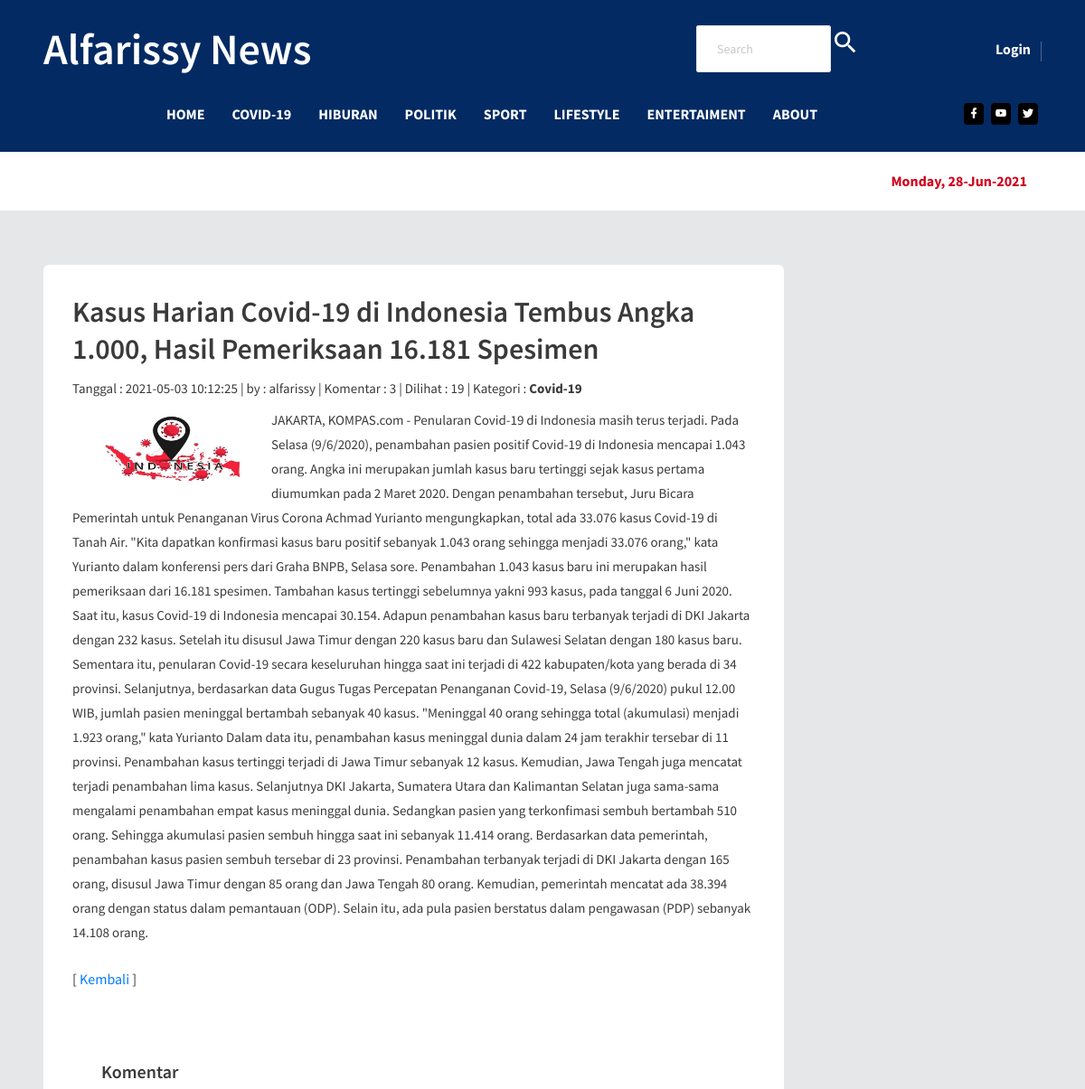
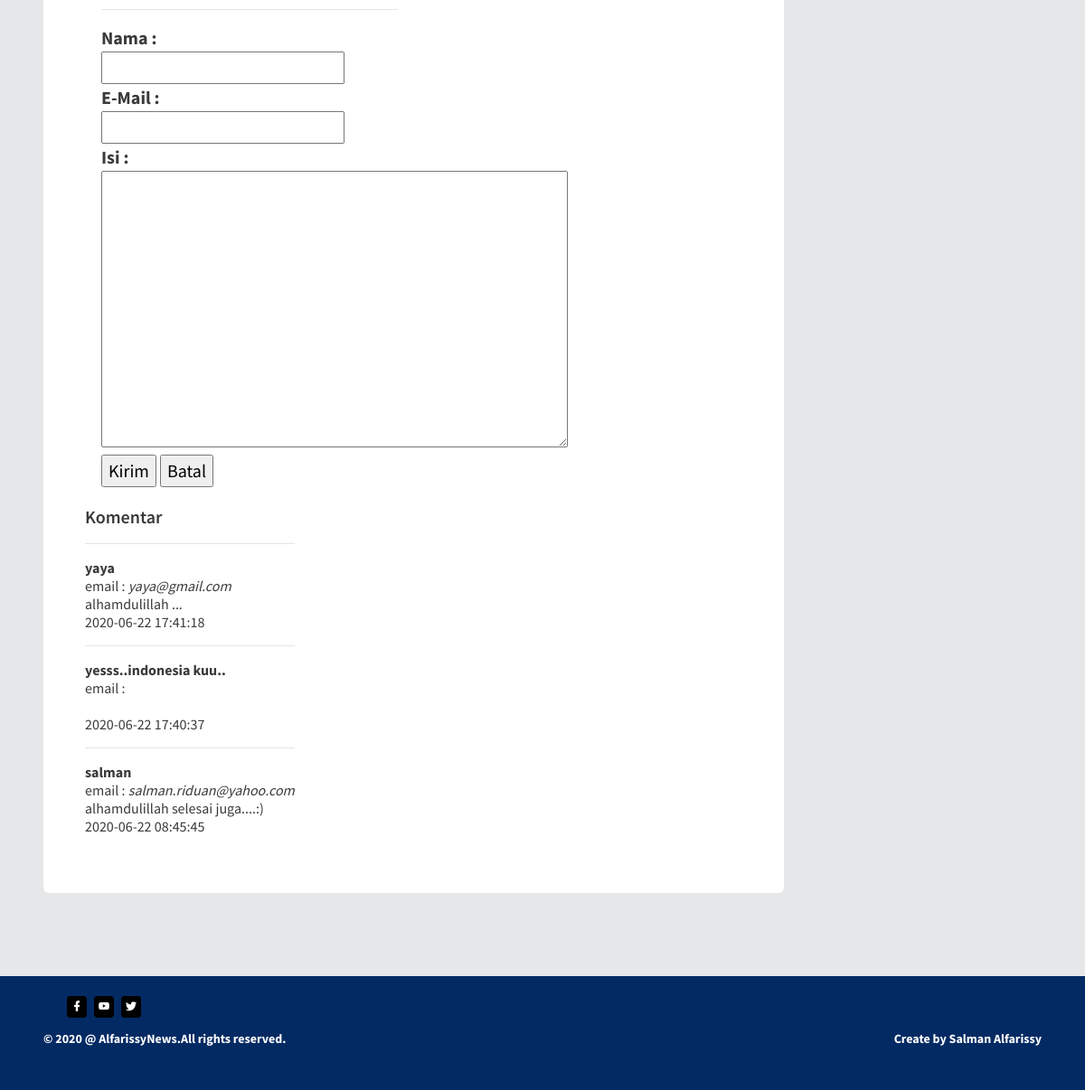
Screenshot of /?module=detailberita&id=1&uid=2&vw=1&kl=2 with the database file from the repository (2 pictures, top to bottom).
### tables this page shows
CREATE TABLE `kategori` (
  `id` int(11) NOT NULL,
  `nama_kategori` varchar(50) NOT NULL,
  `keterangan` varchar(100) NOT NULL
);

CREATE TABLE `berita` (
  `id_berita` int(11) NOT NULL,
  `id_kategori` int(11) NOT NULL,
  `id_user` int(11) NOT NULL,
  `judul` varchar(100) NOT NULL,
  `isi_berita` text NOT NULL,
  `gambar` varchar(100) NOT NULL,
  `tgl_posting` timestamp NOT NULL DEFAULT current_timestamp() ON UPDATE current_timestamp()
);

CREATE TABLE `user` (
  `id` int(11) NOT NULL,
  `username` varchar(50) NOT NULL,
  `password` varchar(50) NOT NULL,
  `level` varchar(50) NOT NULL
);

CREATE TABLE `komentar` (
  `id_komentar` int(11) NOT NULL,
  `id_berita` int(11) NOT NULL,
  `nama` varchar(100) NOT NULL,
  `email` varchar(100) NOT NULL,
  `isi_komentar` tinytext NOT NULL,
  `data_create` timestamp NOT NULL DEFAULT current_timestamp() ON UPDATE current_timestamp()
);

### list_komentar.php (the view)
<html>
<head>
<h3>Komentar</h3>
<?php
	include "admin/koneksi.php";
	$tampil=mysqli_query($koneksi,"SELECT * FROM komentar where id_berita=$_GET[id] ORDER BY id_komentar DESC ");
	while ($data=mysqli_fetch_array($tampil)) {
		echo "<hr/>";
		echo "<b>$data[nama]</b><br>";
		echo "email : <i>$data[email]</i><br>";
		echo "$data[isi_komentar]<br>";
                echo "$data[data_create]";
	}
?>
</body>
</html>

### Header.php (shortened to what this page needs)
<!DOCTYPE html>
<html lang="zxx">
  <head>
    <link
      rel="stylesheet"
      href="./assets/vendors/mdi/css/materialdesignicons.min.css"
    />
    <link rel="stylesheet" href="assets/vendors/aos/dist/aos.css/aos.css" />
    <link rel="stylesheet" href="assets/css/style.css">
  </head>
  <body>
    <div class="container-scroller">
      <div class="main-panel">
        <header id="header">
          <div class="container">
            <nav class="navbar navbar-expand-lg navbar-light">
              <div class="navbar-top">
                <div class="d-flex justify-content-between align-items-center">
                    <div class="banner-content">
                        <font size="10px" color=white>Alfarissy News</font>
                    </div>
                  <ul class="navbar-top-right-menu">
                    <li class="nav-item">
                        <input class="form-control form-control-drak w-100" type="text" placeholder="Search" aria-label="Search">
                      <a href="#" class="nav-link w-100"><h1 class="mdi mdi-magnify w-100"></h1></a>
                    </li>
                    <li class="nav-item">
                      <a href="admin/signin.php" class="nav-link">Login</a>
                    </li>
                  </ul>
                </div>
              </div>
              <div class="navbar-bottom">
                <div class="d-flex justify-content-between align-items-center">
                  <div>
                    <div
                      class="navbar-collapse justify-content-center collapse"
                      id="navbarSupportedContent"
                    >
                      <ul
                        class="navbar-nav d-lg-flex justify-content-between align-items-center"
                      >
                        <li class="nav-item active">
                          <a class="nav-link" href="index.php?page=home">Home</a>
                        </li>
<?php
include "admin/koneksi.php";
         $pilih = mysqli_query($koneksi, "SELECT * FROM kategori");
                while($p=mysqli_fetch_array($pilih)){
                    echo "<li class='nav-item'>
                          <a class='nav-link' href='index.php?idkat=$p[id]&n=$p[nama_kategori]'>$p[nama_kategori]</a>
                        </li>";
	}
?>
                        <li class="nav-item">
                      <a href="index.php?page=about" class="nav-link">About</a>
                    </li>
                      </ul>
                    </div>
                  </div>
                  <ul class="social-media">
                    <li>
                      <a href="https://web.facebook.com">
                        <i class="mdi mdi-facebook"></i>
                      </a>
                    </li>
                    <li>
                      <a href="https://www.youtube.com">
                        <i class="mdi mdi-youtube"></i>
                      </a>
                    </li>
                    <li>
                      <a href="https://twitter.com">
                        <i class="mdi mdi-twitter"></i>
                      </a>
                    </li>
                  </ul>
                </div>
              </div>
            </nav>
          </div>
        </header>
        <div class="flash-news-banner">
          <div class="container">
            <div class="d-lg-flex align-items-center justify-content-between">
              <div class="d-flex">
                <span class="mr-3 text-danger">
                    <?php
                    echo date('l, d-M-Y');
                  ?>
                </span>
              </div>
            </div>
          </div>
        </div>
      </div>
    </div>
  </body>
</html>

### berita.php (shortened to what this page needs)
<?php
include "admin/koneksi.php";
if($_GET['module']==''){
    $_GET['idkat']=isset($_GET['idkat'])? $_GET['idkat'] : '';
    if ($_GET['idkat']=='') {
         echo "<h2>Hot News</h2>";
	$terkini = mysqli_query($koneksi, "SELECT * FROM berita ORDER BY id_berita DESC LIMIT 5");
	while($t=mysqli_fetch_array($terkini)){
		$u = mysqli_query($koneksi, "SELECT * FROM user WHERE id='$t[id_user]'");
		$nu = mysqli_fetch_array($u);
                $m = mysqli_query($koneksi, "SELECT * FROM berita where id_berita ='$t[id_berita]'");
                $nm = mysqli_fetch_array($m);
		$_SESSION['idberita']=$t['id_berita'];
		$_SESSION['iduser']=$t['id_user'];
                $isi_berita = htmlentities(strip_tags($t['isi_berita']));
		$isi = substr($isi_berita,0,210);
		$isi= substr($isi_berita,0,strrpos($isi," "));
		if($t['gambar']!=''){
                    echo "<div class='row'>
                      <div class='col-sm-4 grid-margin'>
                        <div class='position-relative'>
                          <div class='rotate-img'>
                            <img
                              src='admin/foto_berita/$t[gambar]'
                              alt='thumb'
                              class='img-fluid'
                            />
                          </div>
                          <div class='badge-positioned'>
                          </div>
                        </div>
                      </div>
                      <div class='col-sm-8  grid-margin'>
                        <a class='nav-link' href=?module=detailberita&id=$t[id_berita]&uid=$t[id_user]&vw=1&kl=$nm[id_kategori]><h2 class='mb-2 font-weight-600'>
                          $t[judul]
                        </h2></a>
                        <div class='fs-13 mb-2'>
                          <span class='mr-2'>$t[tgl_posting] </span> | by : $nu[username]
                        </div>
                        <p class='mb-0'>
                          $isi ... <a class = 'nav-link' href=?module=detailberita&id=$t[id_berita]&uid=$t[id_user]&vw=1&kl=$nm[id_kategori]>Selengkapnya</a> <br><hr color=white>
                        </p>
                      </div>
                    </div>";
		}
	}
	echo "<h2>Berita Sebelumnya</h2>";
	$sebelum=mysqli_query($koneksi,"SELECT * FROM berita ORDER BY id_berita DESC LIMIT 1,5");
	while ($s=mysqli_fetch_array($sebelum)){
		echo "<p><a class='nav-link' href=?module=detailberita&id=$s[id_berita]&uid=$s[id_user]&vw=1&kl=$nm[id_kategori]>$s[judul]</a></p>";
	}
    }else if($_GET['idkat']!= null){
         echo "<h2>$_GET[n]</h2>";
	$terkini = mysqli_query($koneksi, "SELECT * FROM berita where id_kategori = '$_GET[idkat]'");
	while($t=mysqli_fetch_array($terkini)){
		$u = mysqli_query($koneksi, "SELECT * FROM user WHERE id='$t[id_user]'");
		$nu = mysqli_fetch_array($u);
                $m = mysqli_query($koneksi, "SELECT * FROM berita where id_berita ='$t[id_berita]'");
                $nm = mysqli_fetch_array($m);
		$_SESSION['idberita']=$t['id_berita'];
		$_SESSION['iduser']=$t['id_user'];
                $isi_berita = htmlentities(strip_tags($t['isi_berita']));
		$isi = substr($isi_berita,0,210);
		$isi= substr($isi_berita,0,strrpos($isi," "));
		if($t['gambar']!=''){
                    echo "<div class='row'>
                      <div class='col-sm-4 grid-margin'>
                        <div class='position-relative'>
                          <div class='rotate-img'>
                            <img
                              src='admin/foto_berita/$t[gambar]'
                              alt='thumb'
                              class='img-fluid'
                            />
                          </div>
                          <div class='badge-positioned'>
                          </div>
                        </div>
                      </div>
                      <div class='col-sm-8  grid-margin'>
                        <a class='nav-link' href=?module=detailberita&id=$t[id_berita]&uid=$t[id_user]&vw=1&kl=$nm[id_kategori]><h2 class='mb-2 font-weight-600'>
                          $t[judul]
                        </h2></a>
                        <div class='fs-13 mb-2'>
                          <span class='mr-2'>$t[tgl_posting] </span> | by : $nu[username]
                        </div>
                        <p class='mb-0'>
                          $isi ... <a class = 'nav-link' href=?module=detailberita&id=$t[id_berita]&uid=$t[id_user]&vw=1&kl=$nm[id_kategori]>Selengkapnya</a> <br><hr color=white>
                        </p>
                      </div>
                    </div>";
		}
	}
	echo "<h2>Berita Sebelumnya</h2>";
	$sebelum=mysqli_query($koneksi,"SELECT * FROM berita ORDER BY id_berita DESC LIMIT 1,5");
	while ($s=mysqli_fetch_array($sebelum)){
		echo "<p><a class='nav-link' href=?module=detailberita&id=$s[id_berita]&uid=$s[id_user]&vw=1&kl=$nm[id_kategori]>$s[judul]</a></p>";
	}
    }
}
    else if($_GET['module']=='detailberita'){
    if ($_GET['vw']=='') {
         $detail=mysqli_query($koneksi, "SELECT * FROM berita WHERE id_berita='$_GET[id]'");
            $d = mysqli_fetch_array($detail);
            $u = mysqli_query($koneksi, "select * from user where id='$_GET[uid]'");
            $nu = mysqli_fetch_array($u);
            $omen = mysqli_query($koneksi, "select count(id_komentar) as koment from komentar where id_berita='$_GET[id]'");
            $komen = mysqli_fetch_array($omen);
            $l = mysqli_query($koneksi, "select count(dilihat) as lihat from view where id_berita='$_GET[id]'");
            $nl = mysqli_fetch_array($l);
            $t = mysqli_query($koneksi, "select * from kategori where id='$_GET[kl]'");
            $nt = mysqli_fetch_array($t);
            if ($d['gambar']!=''){
                    echo "<h1>$d[judul]</h1>";
                    echo "<p class='blog-post-meta'>Tanggal : $d[tgl_posting] | by : $nu[username] | Komentar : $komen[koment] | Dilihat : $nl[lihat] | Kategori :<b> $nt[nama_kategori]</b></p> ";
                    echo "<img src='admin/foto_berita/$d[gambar]' width=200 height=100 hspace=10 border=0 align='left'>";
            }
            echo "<p>$d[isi_berita]</p>";
            echo "<br> [ <a href=javascript:history.go(-1)>Kembali</a> ] </p>";
            echo "<br><br>";
            include_once './indexkomentar.php';
    }
    else if ($_GET['vw']!= NULL) {
         $detail=mysqli_query($koneksi, "SELECT * FROM berita WHERE id_berita='$_GET[id]'");
            $d = mysqli_fetch_array($detail);
            $u = mysqli_query($koneksi, "select * from user where id='$_GET[uid]'");
            $nu = mysqli_fetch_array($u);
             mysqli_query($koneksi,"INSERT INTO view (id_berita,dilihat)
	                       VALUES('$_GET[id]','$_GET[vw]')");
            $omen = mysqli_query($koneksi, "select count(id_komentar) as koment from komentar where id_berita='$_GET[id]'");
            $komen = mysqli_fetch_array($omen);
            $l = mysqli_query($koneksi, "select count(dilihat) as lihat from view where id_berita='$_GET[id]'");
            $nl = mysqli_fetch_array($l);
            $t = mysqli_query($koneksi, "select * from kategori where id='$_GET[kl]'");
            $nt = mysqli_fetch_array($t);
            if ($d['gambar']!=''){
                    echo "<h1>$d[judul]</h1>";
                    echo "<p class='blog-post-meta'>Tanggal : $d[tgl_posting] | by : $nu[username] | Komentar : $komen[koment] | Dilihat : $nl[lihat] | Kategori :<b> $nt[nama_kategori]</b></p> ";
                    echo "<img src='admin/foto_berita/$d[gambar]' width=200 height=100 hspace=10 border=0 align='left'>";
            }
            echo "<p>$d[isi_berita]</p>";
            echo "<br> [ <a href=javascript:history.go(-1)>Kembali</a> ] </p>";
            echo "<br><br>";
            include_once './indexkomentar.php';
    }
}
?>

### rows the page displays
kategori: nama_kategori "COVID-19", nama_kategori "Covid-19"
kategori: nama_kategori "HIBURAN"
kategori: nama_kategori "POLITIK"
kategori: nama_kategori "SPORT"
kategori: nama_kategori "LIFESTYLE"
kategori: nama_kategori "ENTERTAIMENT"
berita: judul "Kasus Harian Covid-19 di Indonesia Tembus Angka 1.000, Hasil Pemeriksaan 16.181 Spesimen", tgl_posting "2021-05-03 10:12:25", gambar (picture), isi_berita "JAKARTA, KOMPAS.com - Penularan Covid-19 di Indonesia masih terus terjadi. Pada Selasa (9/6/2020), penambahan pasien positif Covid-19 di Indonesia mencapai 1.043 orang. Angka ini merupakan jumlah kasus baru tertinggi sejak kasus pertama diumumkan pada 2 Maret 2020. Dengan penambahan tersebut, Juru Bicara Pemerintah untuk Penanganan Virus Corona Achmad Yurianto mengungkapkan, total ada 33.076 kasus Covid-19 di Tanah Air. \"Kita dapatkan konfirmasi kasus baru positif sebanyak 1.043 orang sehingga menjadi 33.076 orang,\" kata Yurianto dalam konferensi pers dari Graha BNPB, Selasa sore. Penambahan 1.043 kasus baru ini merupakan hasil pemeriksaan dari 16.181 spesimen. Tambahan kasus tertinggi…"
user: username "alfarissy"
komentar: nama "yaya", email "yaya@gmail.com", isi_komentar "alhamdulillah ...", data_create "2020-06-22 17:41:18"
komentar: nama "yesss..indonesia kuu..", data_create "2020-06-22 17:40:37"
komentar: nama "salman", email "salman.riduan@yahoo.com", isi_komentar "alhamdulillah selesai juga....:)", data_create "2020-06-22 08:45:45"

### other values shown
$komen[koment] "3"
$nl[lihat] "19"
